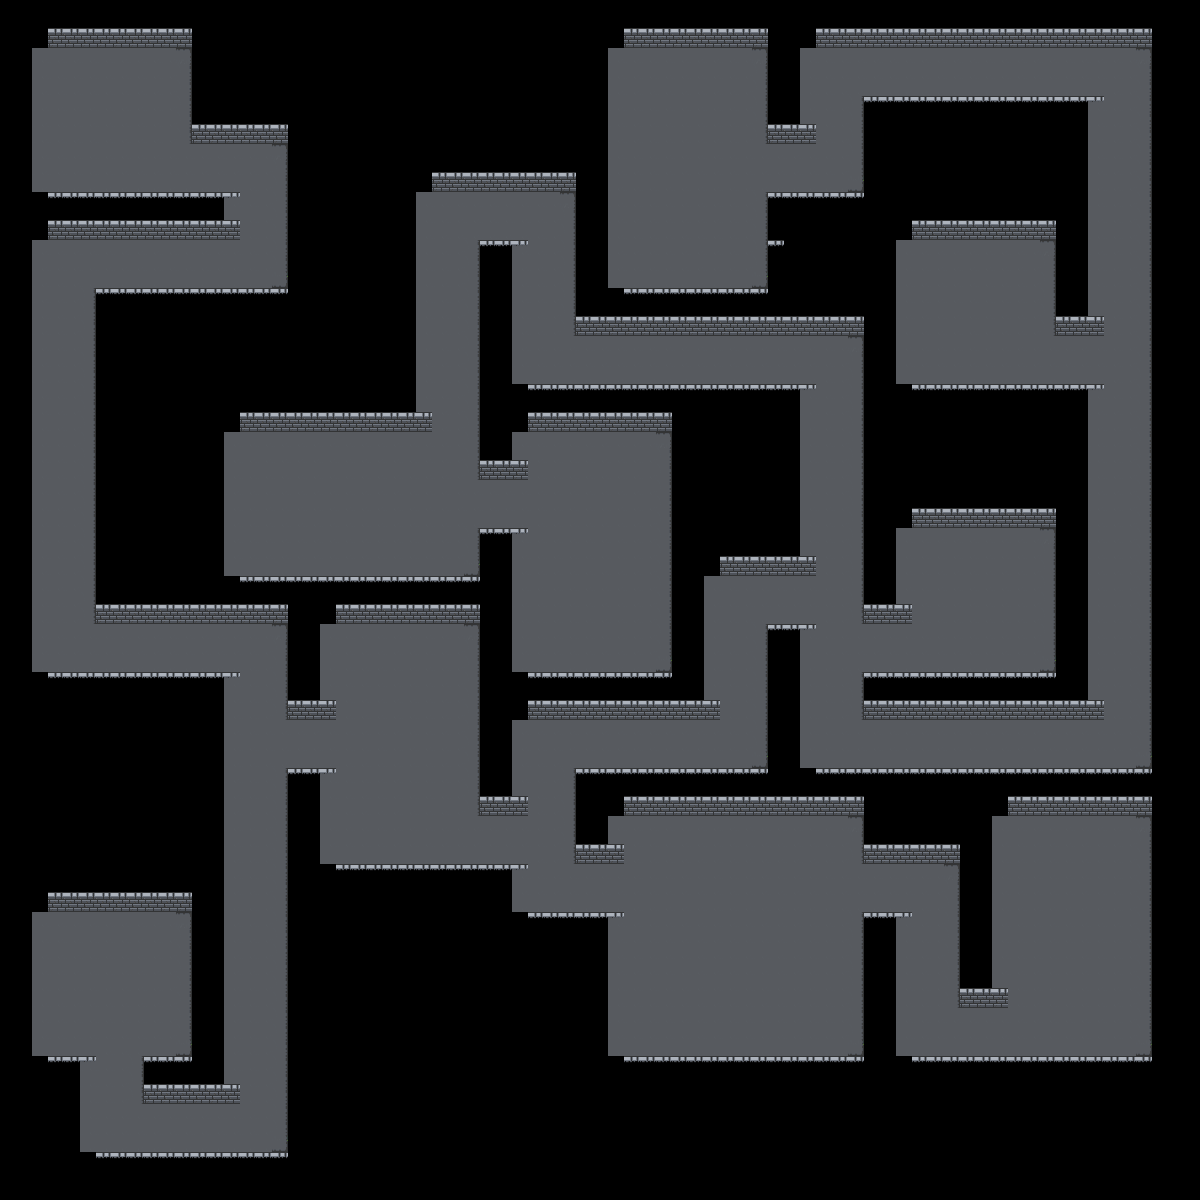

This is a level from a 2D game, rendered from its Tiled map with the project's own tilesets. A one-line summary and the map file follow, with tile-layer data summarised:
An orthogonal 75x75 tile map with 16x16 px tiles, 4 tile layers (Layer1, navigation, wall, wall2).

<map version="1.2" tiledversion="1.2.4" orientation="orthogonal" renderorder="right-down" width="75" height="75" tilewidth="16" tileheight="16" infinite="0" nextlayerid="2" nextobjectid="1">
 <tileset firstgid="1" source="Dungeon1-Tileset v3.tsx" />
 <layer id="1" name="Layer1" width="75" height="75">
  <data>[5625 cells, 2223 non-empty, 9 distinct tile ids]</data>
 </layer>
 <layer id="2" name="navigation" width="75" height="75">
  <data>[5625 cells, 2223 non-empty, 1 distinct tile ids]</data> 
 </layer>
 <layer id="3" name="wall" width="75" height="75">
  <data>[5625 cells, 492 non-empty, 2 distinct tile ids]</data> 
 </layer>
 <layer id="4" name="wall2" width="75" height="75">
  <data>[5625 cells, 500 non-empty, 6 distinct tile ids]</data>
 </layer>
</map>